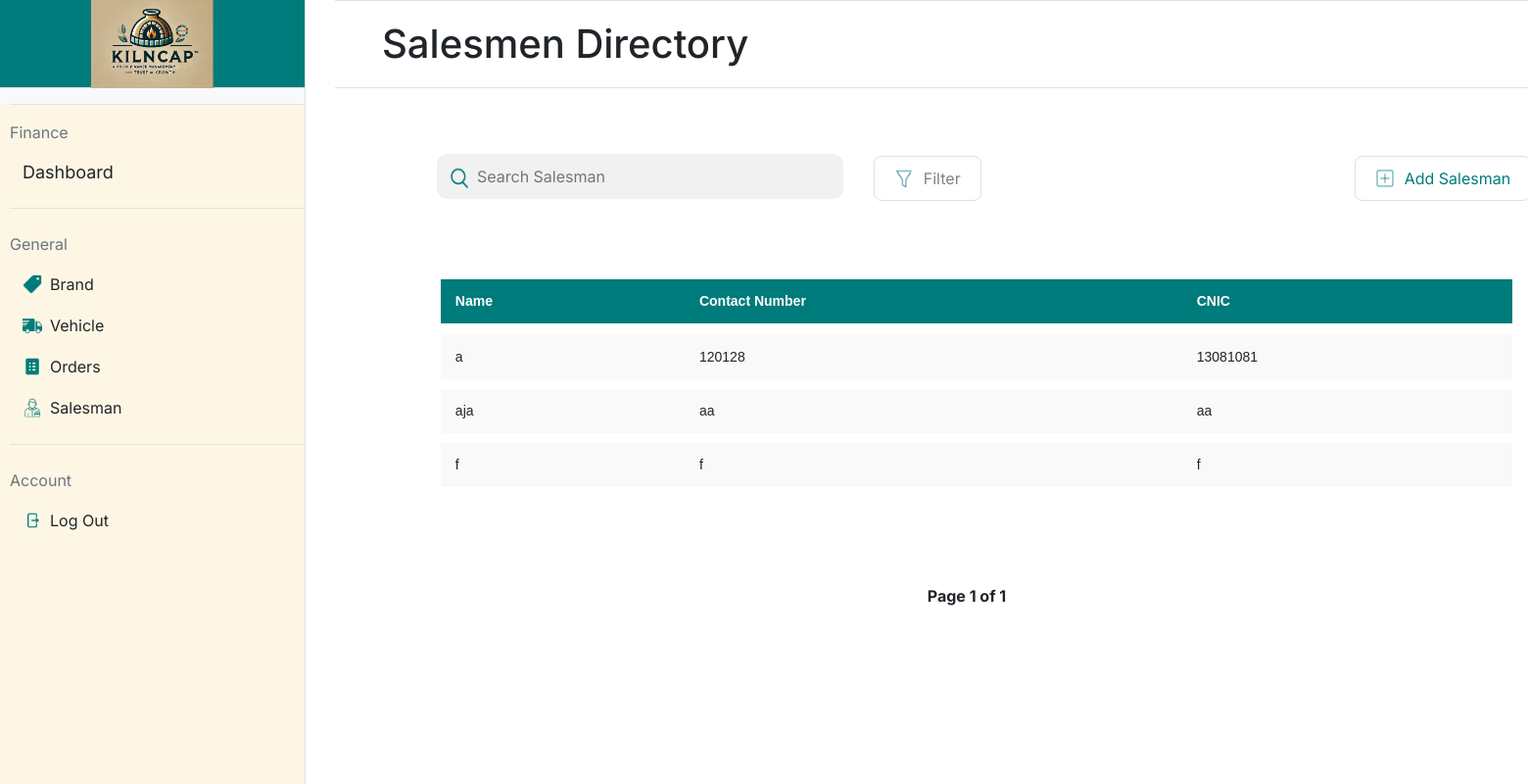
The app's page /salesman with its own data.
### app.py (models this page shows, shortened)
class Salesman(db.Model):
    __tablename__ = 'salesmen'
    id = db.Column(db.Integer, primary_key=True)  # Salesman ID (Primary Key)
    name = db.Column(db.String(100), nullable=False)  # Salesman's name
    contact_no = db.Column(db.String(15), unique=True, nullable=False)  # Salesman's contact number
    cnic = db.Column(db.String(15), unique=True, nullable=False)  # Salesman's CNIC (Computerized National Identity Card)

### app.py (the view)
@app.route('/salesman', methods=['GET'])
def salesman():
    page = request.args.get('page', 1, type=int)  # Get the current page number from the URL query parameter
    per_page = 5  # Number of salesmen to display per page
    salesmen_paginated = Salesman.query.paginate(page=page, per_page=per_page)  # Query the salesmen with pagination
    return render_template('salesman.html', salesmen=salesmen_paginated.items, pagination=salesmen_paginated)

### templates/salesman.html (shortened to what this page needs)
{% extends "base.html" %}
{% block title %}
<link rel="stylesheet" href="static/salesman.css">
{% endblock %}
{% block mainheading %}
Salesmen Directory
{% endblock %}
{% block maincontent %}
<div>
    <table style="padding-left: 5.5%;">
        <form action="{{ url_for('salesman_list_buttons') }}" method="post">
            <td style="width:40%; padding-left: 85px;">
                <div style="position: relative; width: 100%;">
                    <img src="/static/icons/search-icon.png"
                         alt="Search Icon"
                         style="position: absolute; left: 7px; top: 60%; transform: translateY(-50%); width: 30px; height: 30px;">
                    <input type="text"
                           placeholder="Search Salesman"
                           style="width: 100%; padding-left: 40px;">
                </div>
            </td>
            <td style="width:10%; padding-left: 30px; padding-top:15px">
                <button class="styled-button" name="button"
                    value="filter_salesman">
                    <img src="/static/icons/filter-icon.png" alt="Icon"
                        class="button-icon">
                    Filter
                </button>
            </td>
            <td style="padding-left: 380px; padding-top:15px">
                <button class="styled-button" name="button"
                    value="add_salesman">
                    <img src="/static/icons/add-icon.png" alt="Icon"
                        class="button-icon">
                    <div style="color:#007B7B">Add Salesman</div>
                </button>
            </td>
        </form>
    </table>
    <div style="padding: 5.5%;">
        <table class="styled-table"
            style="padding-left: 20px; width: 100%; border-collapse: separate; border-spacing: 0 10px;">
            <thead>
                <tr>
                    <th>Name</th>
                    <th>Contact Number</th>
                    <th>CNIC</th>
                </tr>
            </thead>
            <tbody>
                {% for salesman in salesmen %}
                <tr
                    data-url="{{ url_for('salesman_details', salesman_id=salesman.id) }}"
                    onclick="redirectToDetails(this)" style="cursor: pointer;">
                    <td>{{ salesman.name }}</td>
                    <td>{{ salesman.contact_no }}</td>
                    <td>{{ salesman.cnic }}</td>
                </tr>
                {% endfor %}
            </tbody>
        </table>
    </div>
    <div class="pagination">
        <span>Page {{ pagination.page }} of {{ pagination.pages }}</span>
    </div>
</div>
{% endblock %}

### static/styles.css (style rules this page uses)
body { font-family: "Inter"; margin: 0; height: 100vh; display: flex; }
input[type="text"], input[type="password"] { width: 100%; padding: 10px; margin-top: 10px; background-color: #f2f1f1; border: 1px solid #f2f1f1; border-radius: 10px; }

### static/salesman.css (style rules this page uses)
body { font-family: "Inter"; margin: 0; height: 100vh; display: flex; }
.styled-button { display: flex; align-items: center; padding: 10px 20px; font-size: 16px; background-color: #ffffff; color: #828282; border: 1px #e0e0e0 solid; border-radius: 8px; cursor: pointer; outline: none; }
.button-icon { height: 20px; margin-right: 10px; }
.styled-table { width: 500px; border-collapse: separate; border-spacing: 0 10px; font-family: Arial, sans-serif; font-size: 14px; }
.styled-table thead tr { background-color: #007b7b; color: white; text-align: left; height: 40px; }
.styled-table th, .styled-table td { padding: 12px 15px; }
.styled-table tbody tr { background-color: #f9f9f9; border-bottom: 1px solid #dddddd; }
.styled-table tbody tr:last-of-type { border-bottom: none; }
.styled-table th { border-bottom: 2px solid white; font-weight: bold; }
.pagination { display: flex; justify-content: center; margin: 20px 0; }
.pagination span { margin: 0 10px; font-weight: bold; }

### records on screen
Salesman: name "a", contact_no "120128", cnic "13081081"
Salesman: name "aja", contact_no "aa", cnic "aa"
Salesman: name "f", contact_no "f", cnic "f"

### other values on screen
{{ pagination.page }} "1"
{{ pagination.pages }} "1"
